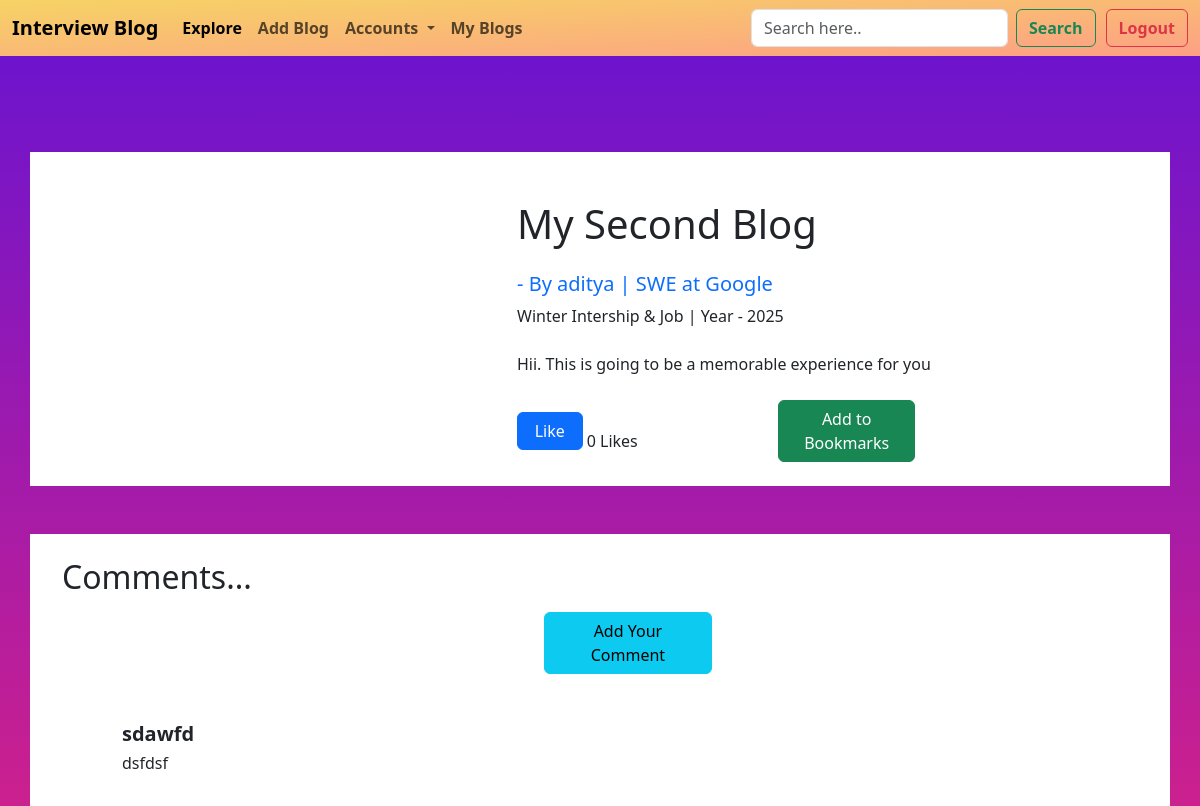
Page /viewpost/37 on the earlier database version.
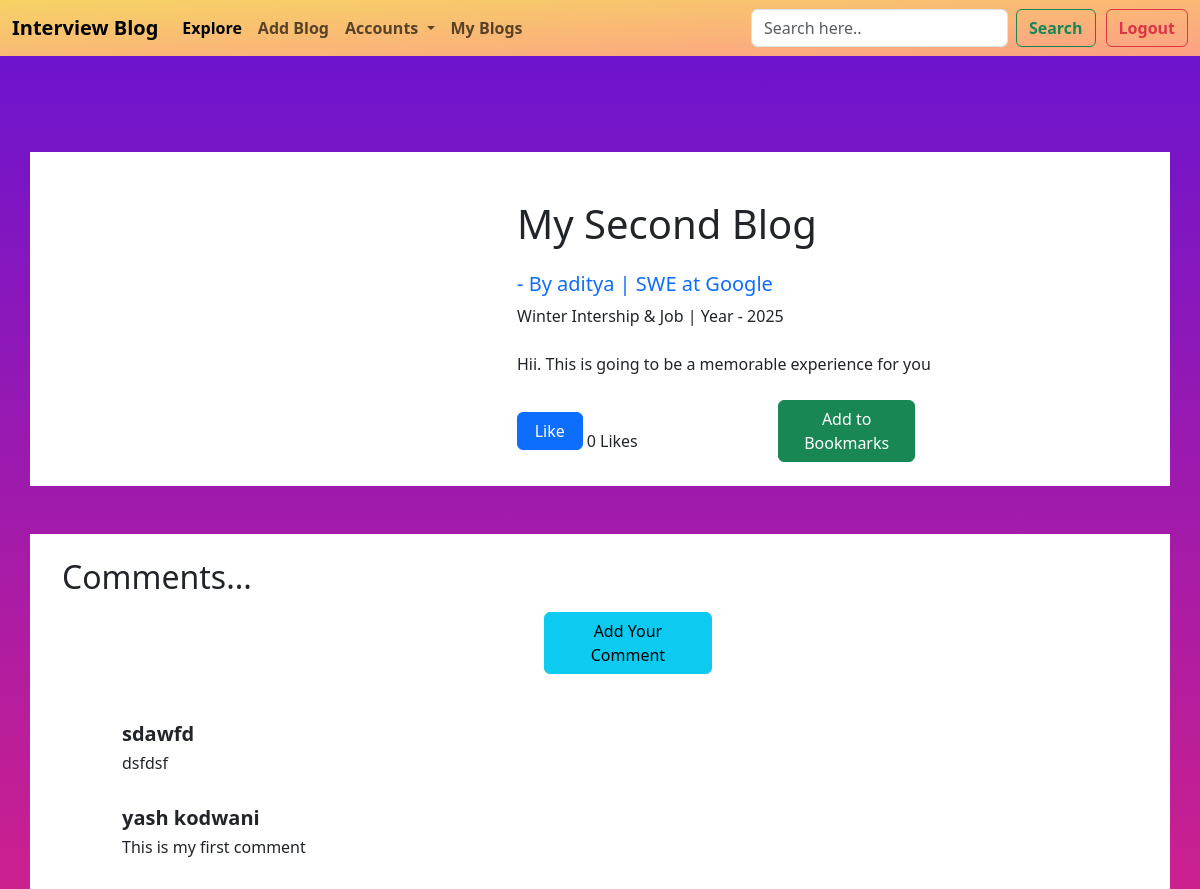
Same page on the later database version.
### BlogApp/models.py (models this page shows, shortened)
class Comment(models.Model):
    postcomments = models.ForeignKey(BlogPost, on_delete=models.CASCADE, related_name='postcomments', default=None)
    name = models.CharField(max_length=50)
    body = models.TextField()

### BlogApp/views.py (the view)
# urls.py: path('viewpost/<int:pid>', views.viewpost, name="viewpost"),
def viewpost(request,pid):
    post=BlogPost.objects.get(post_id=pid)
    comments = Comment.objects.all()
    targetcomments =[]
    for i in comments:
        if i.postcomments.post_id==pid:
            targetcomments.append(i)
    liked_post = get_object_or_404(BlogPost, post_id=pid)
    total_likes = liked_post.total_likes()
    liked=False
    if liked_post.likes.filter(id=request.user.id).exists():
        liked=True
    bookmarked_post = get_object_or_404(BlogPost, post_id=pid)
    bookmarked=False
    if bookmarked_post.bookmarks.filter(id=request.user.id).exists():
        bookmarked=True
    params = {'post':post, 'targetcomments' : targetcomments, 'total_likes' : total_likes, 'liked' : liked, 'bookmarked' : bookmarked}
    return render(request,'viewpost.html',params)

### BlogApp/models.py (called while the page is built)
    def total_likes(self):
        return self.likes.count()

### BlogApp/templates/viewpost.html (shortened to what the changed rows need)
<!doctype html>
<html lang="en">
  <head>
    <link href="https://cdn.jsdelivr.net/npm/bootstrap@5.3.0-alpha1/dist/css/bootstrap.min.css" rel="stylesheet">
  </head>
  <body>
        <br><br><br>
          <div style="height: auto;">
        <div class="container my-4 bg-white">
          <div class="row featurette d-flex justify-content-center align-items-center">
              <div class="col-md-6 order-md-2">
                <h1 class="featurette-heading fw-normal lh-2 mt-5 mb-4">{{post.blog_title}}</h1>
                <br><br>
                <br>
                <br>
              </div>
            </div>
      </div>
      <br>
      <div class="container bg-white">
        <br>
        <h2 style="margin-left: 20px;">Comments...</h2>
        {% if targetcomments|length > 0 %}
        <br><br><br>
          {% for i in targetcomments %}
          <div>
            <h5 style="font-weight: bold; margin-left: 80px;">{{i.name}}</h5>
            <h6 style="margin-left: 80px;">{{i.body}}</h6>
            <br>
          </div>
            {% endfor %}
          {% else %}
        <span><br><h4>No comments yet!</h4><a href="/viewpost/{{post.post_id}}/addcomment" class=" btn btn-primary mt-2 mb-5" role="button" style="width: 15%;">Add Comments</a></span>
        {% endif %}
      </div>
    </div>
  </body>
</html>

Differences in the rows shown:
added Comment: name "yash kodwani", body "This is my first comment"
